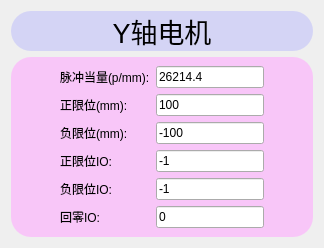
                <widget class="QWidget" name="page_Y">
                 <property name="styleSheet">
                  <string notr="true">#page_Y
{
	background-color: rgba(255, 237, 216, 150);
}</string>
                 </property>
                 <attribute name="title">
                  <string>Y轴</string>
                 </attribute>
                 <layout class="QVBoxLayout" name="verticalLayout_4">
                  <item>
                   <widget class="QLabel" name="label_23">
                    <property name="styleSheet">
                     <string notr="true">#label_23{
	border-radius: 20px;
	border:2px;
	border-color: rgba(170, 170, 255, 100);
	background-color: rgba(170, 170, 255, 100);
}</string>
                    </property>
                    <property name="text">
                     <string>&lt;html&gt;&lt;head/&gt;&lt;body&gt;&lt;p align=&quot;center&quot;&gt;&lt;span style=&quot; font-size:20pt;&quot;&gt;Y轴电机&lt;/span&gt;&lt;/p&gt;&lt;/body&gt;&lt;/html&gt;</string>
                    </property>
                   </widget>
                  </item>
                  <item>
                   <widget class="QWidget" name="widget_8" native="true">
                    <property name="styleSheet">
                     <string notr="true">#widget_8{

	border:5px;
	border-radius:20px;
	background-color: rgba(255, 170, 255, 150);
}</string>
                    </property>
                    <layout class="QGridLayout" name="gridLayout_5">
                     <item row="3" column="1">
                      <widget class="QLabel" name="label_45">
                       <property name="text">
                        <string>正限位IO:</string>
                       </property>
                      </widget>
                     </item>
                     <item row="1" column="2">
                      <widget class="QLineEdit" name="Y_2">
                       <property name="text">
                        <string>100</string>
                       </property>
                      </widget>
                     </item>
                     <item row="2" column="1">
                      <widget class="QLabel" name="label_38">
                       <property name="text">
                        <string>负限位(mm):</string>
                       </property>
                      </widget>
                     </item>
                     <item row="4" column="1">
                      <widget class="QLabel" name="label_50">
                       <property name="text">
                        <string>负限位IO:</string>
                       </property>
                      </widget>
                     </item>
                     <item row="2" column="2">
                      <widget class="QLineEdit" name="Y_3">
                       <property name="text">
                        <string>-100</string>
                       </property>
                      </widget>
                     </item>
                     <item row="0" column="1">
                      <widget class="QLabel" name="label_24">
                       <property name="text">
                        <string>脉冲当量(p/mm):</string>
                       </property>
                      </widget>
                     </item>
                     <item row="1" column="1">
                      <widget class="QLabel" name="label_37">
                       <property name="text">
                        <string>正限位(mm):</string>
                       </property>
                      </widget>
                     </item>
                     <item row="3" column="2">
                      <widget class="QLineEdit" name="Y_7">
                       <property name="text">
                        <string>-1</string>
                       </property>
                      </widget>
                     </item>
                     <item row="0" column="2">
                      <widget class="QLineEdit" name="Y_1">
                       <property name="sizePolicy">
                        <sizepolicy hsizetype="Expanding" vsizetype="Fixed">
                         <horstretch>0</horstretch>
                         <verstretch>0</verstretch>
                        </sizepolicy>
                       </property>
                       <property name="text">
                        <string>26214.4</string>
                       </property>
                      </widget>
                     </item>
                     <item row="4" column="2">
                      <widget class="QLineEdit" name="Y_12">
                       <property name="text">
                        <string>-1</string>
                       </property>
                      </widget>
                     </item>
                     <item row="5" column="1">
                      <widget class="QLabel" name="label_54">
                       <property name="text">
                        <string>回零IO:</string>
                       </property>
                      </widget>
                     </item>
                     <item row="0" column="0">
                      <spacer name="horizontalSpacer_16">
                       <property name="orientation">
                        <enum>Qt::Horizontal</enum>
                       </property>
                       <property name="sizeHint" stdset="0">
                        <size>
                         <width>40</width>
                         <height>20</height>
                        </size>
                       </property>
                      </spacer>
                     </item>
                     <item row="5" column="2">
                      <widget class="QLineEdit" name="Y_13">
                       <property name="text">
                        <string>0</string>
                       </property>
                      </widget>
                     </item>
                     <item row="0" column="3">
                      <spacer name="horizontalSpacer_17">
                       <property name="orientation">
                        <enum>Qt::Horizontal</enum>
                       </property>
                       <property name="sizeHint" stdset="0">
                        <size>
                         <width>40</width>
                         <height>20</height>
                        </size>
                       </property>
                      </spacer>
                     </item>
                    </layout>
                   </widget>
                  </item>
                 </layout>
                </widget>
